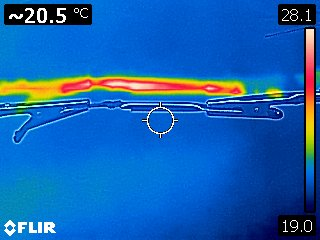
#> input picture 6AAnalysis/OkSideFull/OKSideFull.jpg, 320 x 240 px
$ python OkSideFull.py
#> lines starting #> are read from the running program, lines starting #| are printed output that depends on the picture; after the words box and inside, x2 and y2 are one past the last pixel; in counts of white or black regions, pixels touching at a corner belong together
import skimage
import numpy
import matplotlib.pyplot as pyplot
import random

f=skimage.io.imread('OKSideFull.jpg')
#> f is the input picture: shape (240, 320, 3); mean R, G, B 22.5, 96.9, 175.4
print('shape of image'+str(f.shape))
#| shape of image(240, 320, 3)
#927,313
#print(f[:,1].shape)
pyplot.imshow(f)
pyplot.show()


#IF STRAIGHT
if 0:
    #horizontal
    xpointmin=28
    xpointmax=282
    ypoint=114
    #vertical
    xpoint=290
    ypointmax=905
    ypointmin=34
#IF NONSTRAIGHT
else:
    xpointmin=92
    xpointmax=118
    ypointmin=83
    ypointmax=83

#second angle
    if 1:
        xpointmin2=xpointmax
        xpointmax2=204
        ypointmin2=ypointmax
        ypointmax2=87
#Dont touch
bar_range = f[30:215,310,:]
#> bar_range = 185 rows, first 8: [255, 225, 196], [255, 225, 187], [251, 227, 189], [251, 227, 189], [250, 224, 187], [249, 219, 183], [249, 215, 180], [251, 212, 179]
#Do touch
min_temp=21.0
max_temp=34.6


def isstraighthori(ypoint,xpointmin,xpointmax):
    xyvals=[]
    arrayhold=[]
    for i in range(len(xpointmax-xpointmin)):
        xval = xpointmin+i
        yval = ypoint
        arrayhold.append([f[yval,xval,0],f[yval,xval,1],f[yval,xval,2]])
        xyvals.append((xval,yval))
    return arrayhold,xyvals

def isstraightverti(ypointmin,ypointmax,xpoint):
    xyvals=[]
    arrayhold=[]
    for i in range(ypointmax-ypointmin):
        yval = ypointmin+i
        xval = xpoint
        arrayhold.append([f[yval,xval,0],f[yval,xval,1],f[yval,xval,2]])
        xyvals.append((xval,yval))
    return arrayhold,xyvals

def nonstraight(xstart,xfin,ystart,yfin):
    arrayhold=[]
    xyhold=[]
    for i in range(xfin-xstart):
        yval=round(i/(xfin-xstart)*((yfin-ystart)) +ystart)
        xval=round(i+xstart)
        arrayhold.append([f[yval,xval,0],f[yval,xval,1],f[yval,xval,2]])
        xyhold.append((xval,yval))
    return arrayhold,xyhold

def plotblack(xyvals):
    global f
    for i in xyvals:
        f[i[1]+1,i[0]]=[0,0,0]
        f[i[1]-1,i[0]]=[0,0,0]
    return f

def matcher(point_vals,bar_vals,max_t,min_t):
    diff=1000
    temperature=0
    for i in range(len(bar_vals[:,0])):
        temp_diff = abs(int(point_vals[0])-int(bar_vals[i,0])) + abs(int(point_vals[1])-int(bar_vals[i,1]))+abs(int(point_vals[2])-int(bar_vals[i,2]))
        if temp_diff<diff:
            temperature = min_t + (max_t-min_t)*(1-(i/len(bar_vals[:,0])))
            diff=temp_diff
    return temperature

def multimatch(point_range,bar_vals,max_t,min_t):
    temps_store=[]
    for i in range(len(point_range)):
        temps_store.append(matcher(point_range[i],bar_vals,max_t,min_t))
    return temps_store

def tempsmoother(temps_store):
    new_temps=[]
    for i in range(len(temps_store)-1):
        if round(temps_store[i])==round(max_temp) or round(temps_store[i])==round(min_temp):
            new_temps.append((temps_store[i-1]+temps_store[i+1])*0.5)
        else:
            new_temps.append(0.5*temps_store[i]+(temps_store[i-1]+temps_store[i+1])*0.25)

    return new_temps

def tempeditor(temps_store,strange_min,strange_max):
    firsttemp=temps_store[strange_min]
    print(firsttemp)

    secondtemp=temps_store[strange_max]
    print(secondtemp)
    for i in range(strange_max-strange_min):
        temps_store[strange_min+i]=(strange_max-strange_min-i)*firsttemp/(strange_max-strange_min) + i*secondtemp/(strange_max-strange_min) + random.randint(1,3)/10 + random.randint (1,10)/100
    return temps_store

# [5 lines of commented-out code are left out]

point_range=nonstraight(xpointmin,xpointmax,ypointmin,ypointmax)[0]+nonstraight(xpointmin2,xpointmax2,ypointmin2,ypointmax2)[0]
#> after the loop in nonstraight, `for i in range(xfin-xstart):`: arrayhold = 26 items, first 6: [247, 43, 52], [255, 59, 50], [252, 72, 37], [245, 75, 24], [255, 88, 33], [248, 76, 28]; xyhold = 26 pairs, first value 92 to 117, second value 83 to 83
#> point_range = 112 items, first 6: [247, 43, 52], [255, 59, 50], [252, 72, 37], [245, 75, 24], [255, 88, 33], [248, 76, 28]
print(point_range)
#> (printed output is left out)
xyboys=nonstraight(xpointmin,xpointmax,ypointmin,ypointmax)[1]+nonstraight(xpointmin2,xpointmax2,ypointmin2,ypointmax2)[1]
#> xyboys = 112 pairs, first value 92 to 203, second value 83 to 87

temps=multimatch(point_range,bar_range,max_temp,min_temp)
#> the loop in multimatch, `for i in range(len(point_range)):` made 112 passes
#> after the loop in multimatch, `for i in range(len(point_range)):`: temps_store = 112 values, max 34.6 at index 26, min 29.67 at index 4, mean 32.26
#> temps has the same summary as temps_store in multimatch
plotblack(xyboys)
#> the loop in plotblack, `for i in xyvals:` made 112 passes
#> i on passes 1 to 12: (92, 83), (93, 83), (94, 83), (95, 83), (96, 83), (97, 83), (98, 83), (99, 83), (100, 83), (101, 83), (102, 83), (103, 83)
#> after the loop in plotblack, `for i in xyvals:`:
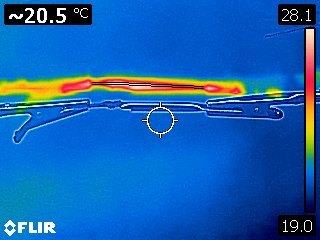
#> f: shape (240, 320, 3); 0.29% of pixels changed, all inside (x1, y1, x2, y2) = (92, 82, 204, 89)
temps=tempsmoother(temps)
#> the loop in tempsmoother, `for i in range(len(temps_store)-1):` made 111 passes
#> after the loop in tempsmoother, `for i in range(len(temps_store)-1):`: new_temps = 111 values, max 34.6 at index 27, min 29.75 at index 4, mean 32.26
#> temps has the same summary as new_temps in tempsmoother
#temps=tempeditor(temps,76,94)

pyplot.plot(range(len(temps)),temps)
pyplot.ylabel('Temperature /Celsius')
pyplot.xlabel('Pixel position')
pyplot.ylim(top=max_temp,bottom=min_temp)
pyplot.show()
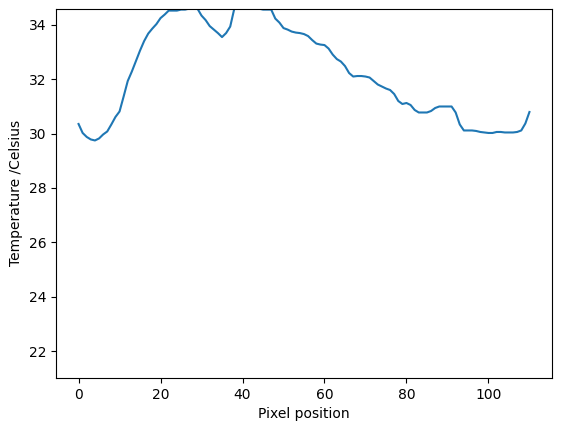
#> figure drawn by matplotlib, 1 panel; curve peaks at x = 27, y = 34.6
pyplot.imshow(f,aspect='auto')
pyplot.show()
#310 is perfect for matching
#height 27:210
#create a match array with the given temps
#test values across face
